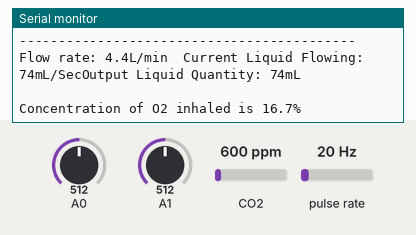
This sketch was run on a simulated Arduino Uno, built for the host (arithmetic inside an expression is 32-bit, double 64-bit). On the bench: the last lines printed to the serial monitor. Wiring (inferred from the names in the program): pulse sensor: data pin 2. The test bench sets the inputs (shaded band); at power-on: CO2 600 ppm, pulse rate 20 Hz, A0 = 512, A1 = 512.

Above: at 1.2 s.
1.3 s: CO2 set to 452 ppm
At 1.9 s:
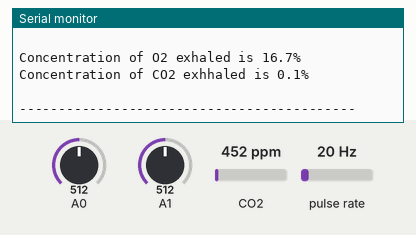
2.8 s: pulse rate (sensor on pin 2) set to 50 Hz
At 4.1 s:
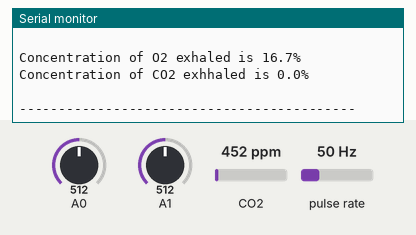
7.3 s: A0 set to 716
8.8 s: A1 set to 716
10.3 s: pulse rate (sensor on pin 2) set to 4 Hz
14.8 s: CO2 set to 1700 ppm
At 17.0 s:
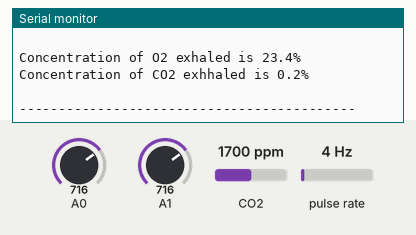
Timing chart, 0 to 17.3 s (numbered marks = the images above; inputs shaded):
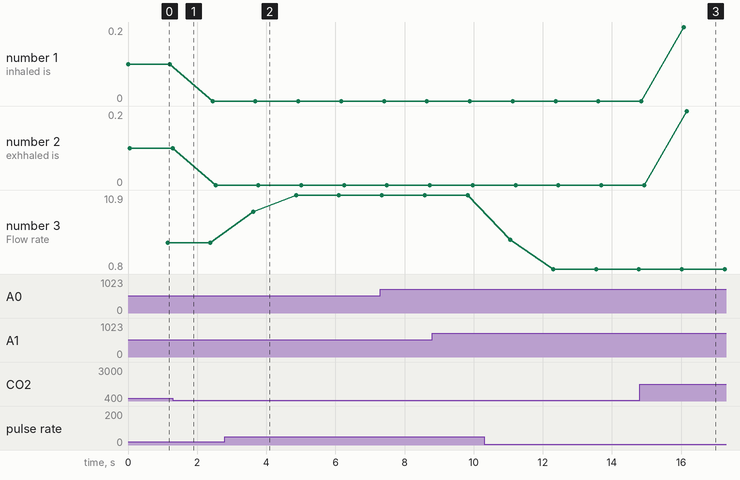

The sketch:

SAMA_v1.ino
```cpp
//This program reads the value of two FC22-MQ135 CO2 sensors, two Grove-Gas sensor O2 and a flowmeter YF S201
#include "MQ135.h"
#include <SoftwareSerial.h>

//Declare variables

//For O2 sensors
float O2_Inh = 0; // 4 bytes
float O2_Exh = 0; // 4 bytes

//For CO2 sensors
MQ135 gasSensorInh = MQ135(A2);
MQ135 gasSensorExh = MQ135(A3);
float CO2_Inh = 0; // 4 bytes
float CO2_Exh = 0; // 4 bytes

//For flowmeter

byte sensorInterrupt = 0;  // 0 = digital pin 2
byte sensorPin       = 2;
float calibrationFactor = 4.5; // 4 bytes
volatile byte pulseCount;
float flowRate; // 4 bytes
unsigned int flowMilliLitres; // Current Liquid Flowing. 2 bytes
unsigned long totalMilliLitres; // Output Liquid Quantity. 4 bytes
unsigned long oldTime; // 4 bytes

SoftwareSerial BTSerial(10, 11); // RX, TX

void setup() {
  // put your setup code here, to run once:
  Serial.begin(9600);
  BTSerial.begin(9600);

  //For flowmeter
  pinMode(sensorPin, INPUT);
  digitalWrite(sensorPin, HIGH);

  pulseCount        = 0;
  flowRate          = 0.0;
  flowMilliLitres   = 0;
  totalMilliLitres  = 0;
  oldTime           = 0;

  // The Hall-effect sensor is connected to pin 2 which uses interrupt 0.
  // Configured to trigger on a FALLING state change (transition from HIGH
  // state to LOW state)
  attachInterrupt(sensorInterrupt, pulseCounter, FALLING);
  Serial.write(BTSerial.read()); //Send "Client Connected" from device to Monitor Serial

}

void loop() {
  //O2 Sensor reading and conversion
  O2_Inh = analogRead(A0);
  O2_Exh = analogRead(A1);
  O2_Inh = (((O2_Inh/1024)*5)/201*10000)/7.43;  // %O2 inhaled
  O2_Exh = (((O2_Exh/1024)*5)/201*10000)/7.43;  // %O2 exhhaled

  //CO2 Sensor reading and conversion
  CO2_Inh = gasSensorInh.getPPM();
  CO2_Exh = gasSensorExh.getPPM();
  CO2_Inh = CO2_Inh/10000;  // %CO2 inhaled
  CO2_Exh = CO2_Exh/10000;  // %CO2 exhaled
  //Flow sensor
  if((millis() - oldTime) > 1000)    // Only process counters once per second
  {
    // Disable the interrupt while calculating flow rate and sending the value to
    // the host
    detachInterrupt(sensorInterrupt);

    // Because this loop may not complete in exactly 1 second intervals we calculate
    // the number of milliseconds that have passed since the last execution and use
    // that to scale the output. We also apply the calibrationFactor to scale the output
    // based on the number of pulses per second per units of measure (litres/minute in
    // this case) coming from the sensor.
    flowRate = ((1000.0 / (millis() - oldTime)) * pulseCount) / calibrationFactor;

    // Note the time this processing pass was executed. Note that because we've
    // disabled interrupts the millis() function won't actually be incrementing right
    // at this point, but it will still return the value it was set to just before
    // interrupts went away.
    oldTime = millis();

    // Divide the flow rate in litres/minute by 60 to determine how many litres have
    // passed through the sensor in this 1 second interval, then multiply by 1000 to
    // convert to millilitres.
    flowMilliLitres = (flowRate / 60) * 1000;

    // Add the millilitres passed in this second to the cumulative total
    totalMilliLitres += flowMilliLitres;

    unsigned int frac;
    // Print the flow rate for this second in litres / minute
    Serial.print("Flow rate: ");
    Serial.print(int(flowRate));  // Print the integer part of the variable
    Serial.print(".");             // Print the decimal point
    // Determine the fractional part. The 10 multiplier gives us 1 decimal place.
    frac = (flowRate - int(flowRate)) * 10;
    Serial.print(frac, DEC) ;      // Print the fractional part of the variable
    Serial.print("L/min");

    String StringflowRate = String(int(flowRate)) + String(frac,DEC);
    BTSerial.print(StringflowRate);//Send Flow Rate by BT

    // Print the number of litres flowed in this second
    Serial.print("  Current Liquid Flowing: ");             // Output separator
    Serial.print(flowMilliLitres);
    Serial.print("mL/Sec");
    BTSerial.write(flowMilliLitres);//Send Current Liquid Flowing by BT

    // Print the cumulative total of litres flowed since starting
    Serial.print("Output Liquid Quantity: ");             // Output separator
    Serial.print(totalMilliLitres);
    Serial.println("mL");
    Serial.println(" ");
    BTSerial.write(totalMilliLitres);//Send Output Liquid Quantity by BT

    // Reset the pulse counter so we can start incrementing again
    pulseCount = 0;

    // Enable the interrupt again now that we've finished sending output
    attachInterrupt(sensorInterrupt, pulseCounter, FALLING);
  }

  Serial.print("Concentration of O2 inhaled is ");
  Serial.print(O2_Inh,1);
  Serial.println("%");
  BTSerial.write(O2_Inh);//Send O2 inhaled by BT

  Serial.print("Concentration of CO2 inhaled is ");
  Serial.print(CO2_Inh,1);
  Serial.println("%");
  Serial.println(" ");
  BTSerial.write(CO2_Inh);//Send CO2 inhaled by BT

  Serial.print("Concentration of O2 exhaled is ");
  Serial.print(O2_Exh,1);
  Serial.println("%");
  BTSerial.write(O2_Exh);//Send O2 exhaled by BT

  Serial.print("Concentration of CO2 exhhaled is ");
  Serial.print(CO2_Exh,1);
  Serial.println("%");
  Serial.println(" ");
  BTSerial.write(CO2_Exh);//Send CO2 exhaled by BT
  Serial.println("-------------------------------------------");

  delay(1000);
}

/*
Insterrupt Service Routine
 */
void pulseCounter()
{
  // Increment the pulse counter
  pulseCount++;
}
```

Measured:
- after the input at 2.8 s, the serial monitor: prints a new line after 0.82 s (image 2)
- after the input at 14.8 s, the serial monitor: prints a new line after 1.3 s (image 3)
- plotted number 1: 0.1 → 0 after the input at 1.3 s, 0 → 0.2 after the input at 14.8 s
- plotted number 2: 0.1 → 0 after the input at 1.3 s, 0 → 0.2 after the input at 14.8 s
- plotted number 3: 4.4 → 10.9 after the input at 2.8 s, 10.9 → 0.8 after the input at 10.3 s
